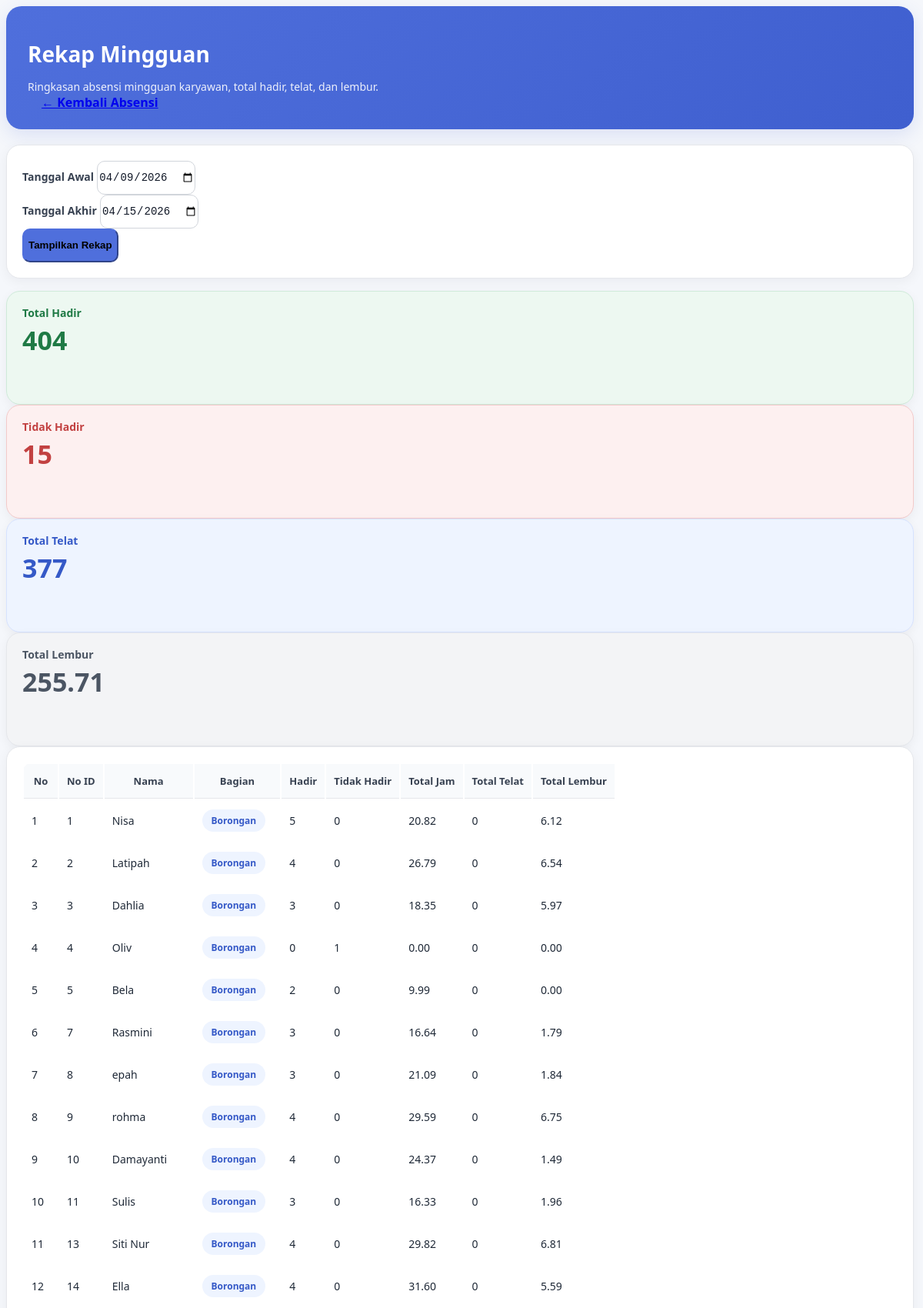
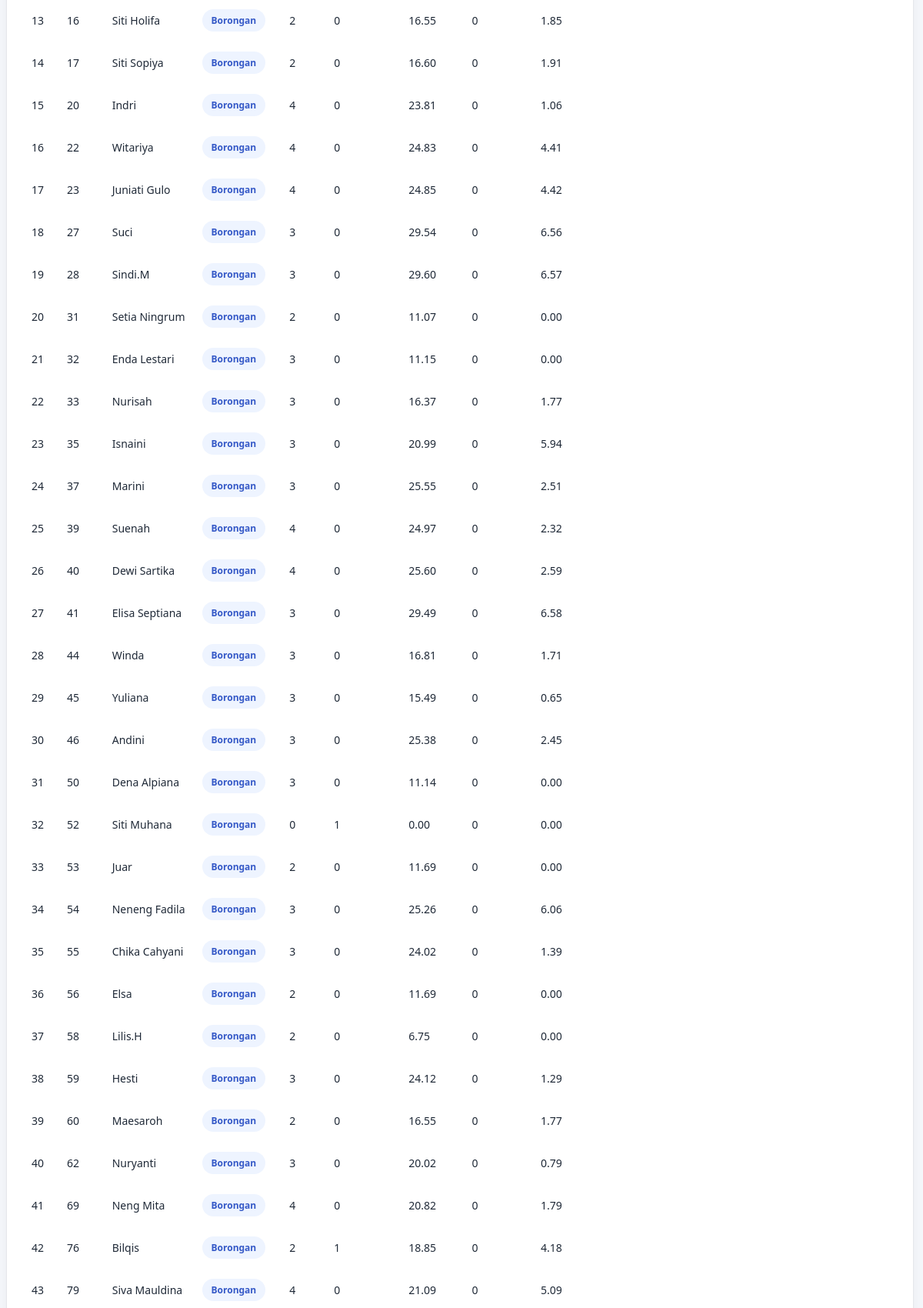
Page /karyawan/rekap-mingguan (upper part) on the committed database (2 pictures, top to bottom).
### tables this page shows
CREATE TABLE employees (
                        id INTEGER PRIMARY KEY AUTOINCREMENT,
                        no_id TEXT NOT NULL UNIQUE,
                        nama TEXT NOT NULL,
                        bagian TEXT,
                        jabatan TEXT,
                        status_aktif INTEGER NOT NULL DEFAULT 1,
                        tanggal_masuk TEXT,
                        fingerprint_id TEXT,
                        no_hp TEXT,
                        catatan TEXT,
                        created_at TEXT NOT NULL DEFAULT CURRENT_TIMESTAMP,
                        updated_at TEXT NOT NULL DEFAULT CURRENT_TIMESTAMP
                    , tipe_gaji TEXT DEFAULT 'harian', area_kerja TEXT DEFAULT 'normal', shift_default TEXT DEFAULT 'PAGI');

### karyawan/routes.py (the view)
@karyawan_bp.route("/rekap-mingguan")
def rekap_mingguan():
    from datetime import date, timedelta
    conn = get_conn()
    start_date = request.args.get("start_date")
    end_date = request.args.get("end_date")
    if not end_date:
        end_date = date.today().isoformat()
    if not start_date:
        start_date = (date.fromisoformat(end_date) - timedelta(days=6)).isoformat()
    rows = conn.execute("""
        SELECT
            e.no_id,
            e.nama,
            e.bagian,
            SUM(CASE WHEN a.status_hadir = 'hadir' THEN 1 ELSE 0 END) as hadir_count,
            SUM(CASE WHEN a.status_hadir = 'tidak_hadir' OR a.status_hadir IS NULL THEN 1 ELSE 0 END) as tidak_hadir_count,
            SUM(COALESCE(a.actual_hours, 0)) as total_hours,
            SUM(COALESCE(a.late_minutes, 0)) as total_late,
            SUM(COALESCE(a.overtime_hours, 0)) as total_overtime
        FROM employees e
        LEFT JOIN attendance_daily a
            ON e.id = a.employee_id
            AND a.work_date BETWEEN ? AND ?
        WHERE e.status_aktif = 1
        GROUP BY e.id, e.no_id, e.nama, e.bagian
        ORDER BY CAST(e.no_id AS INTEGER)
    """, (start_date, end_date)).fetchall()
    rows = [dict(r) for r in rows]
    summary = {
        "total_hadir": sum(r["hadir_count"] or 0 for r in rows),
        "total_tidak_hadir": sum(r["tidak_hadir_count"] or 0 for r in rows),
        "total_telat": sum(r["total_late"] or 0 for r in rows),
        "total_lembur": sum(r["total_overtime"] or 0 for r in rows),
    }
    conn.close()
    return render_template(
        "karyawan/rekap_mingguan.html",
        rows=rows,
        start_date=start_date,
        end_date=end_date,
        summary=summary
    )

### helpers/db.py (called while the page is built)
def get_conn():
    conn = sqlite3.connect(DB_PATH, timeout=30)
    conn.row_factory = sqlite3.Row
    conn.execute("PRAGMA foreign_keys = ON;")
    conn.execute("PRAGMA journal_mode = WAL;")
    return conn

### karyawan/templates/karyawan/rekap_mingguan.html (shortened to what this page needs)
<div class="container py-4 absensi-page">
  <div class="hero-card mb-4">
    <div class="d-flex justify-content-between align-items-start flex-wrap gap-3">
      <div>
        <h1 class="hero-title">Rekap Mingguan</h1>
        <p class="hero-subtitle mb-0">
          Ringkasan absensi mingguan karyawan, total hadir, telat, dan lembur.
        </p>
      </div>
      <div class="d-flex gap-2 flex-wrap">
        <a href="/absensi" class="btn btn-light btn-custom">
          ← Kembali Absensi
        </a>
      </div>
    </div>
  </div>
  <form method="get" class="filter-card mb-4">
    <div class="row g-3 align-items-end">
      <div class="col-md-4">
        <label class="form-label fw-semibold">Tanggal Awal</label>
        <input
          type="date"
          name="start_date"
          value="{{ request.args.get('start_date', start_date) }}"
          class="form-control custom-input"
        >
      </div>
      <div class="col-md-4">
        <label class="form-label fw-semibold">Tanggal Akhir</label>
        <input
          type="date"
          name="end_date"
          value="{{ request.args.get('end_date', end_date) }}"
          class="form-control custom-input"
        >
      </div>
      <div class="col-md-4">
        <button class="btn btn-primary w-100 btn-filter">
          Tampilkan Rekap
        </button>
      </div>
    </div>
  </form>
  <div class="row g-3 mb-4">
    <div class="col-md-3">
      <div class="summary-box green">
        <div class="summary-title">Total Hadir</div>
        <div class="summary-number">{{ summary.total_hadir or 0 }}</div>
      </div>
    </div>
    <div class="col-md-3">
      <div class="summary-box red">
        <div class="summary-title">Tidak Hadir</div>
        <div class="summary-number">{{ summary.total_tidak_hadir or 0 }}</div>
      </div>
    </div>
    <div class="col-md-3">
      <div class="summary-box blue">
        <div class="summary-title">Total Telat</div>
        <div class="summary-number">{{ summary.total_telat or 0 }}</div>
      </div>
    </div>
    <div class="col-md-3">
      <div class="summary-box gray">
        <div class="summary-title">Total Lembur</div>
        <div class="summary-number">{{ "%.2f"|format(summary.total_lembur or 0) }}</div>
      </div>
    </div>
  </div>
  <div class="content-card">
    <div class="table-responsive">
      <table class="table custom-table align-middle mb-0">
        <thead>
          <tr>
            <th>No</th>
            <th>No ID</th>
            <th>Nama</th>
            <th>Bagian</th>
            <th>Hadir</th>
            <th>Tidak Hadir</th>
            <th>Total Jam</th>
            <th>Total Telat</th>
            <th>Total Lembur</th>
          </tr>
        </thead>
        <tbody>
          {% for r in rows %}
          <tr>
            <td>{{ loop.index }}</td>
            <td>{{ r.no_id }}</td>
            <td class="fw-semibold">{{ r.nama }}</td>
            <td><span class="bagian-badge">{{ r.bagian }}</span></td>
            <td>{{ r.hadir_count or 0 }}</td>
            <td>{{ r.tidak_hadir_count or 0 }}</td>
            <td>{{ "%.2f"|format(r.total_hours or 0) }}</td>
            <td>{{ r.total_late or 0 }}</td>
            <td>{{ "%.2f"|format(r.total_overtime or 0) }}</td>
          </tr>
          {% endfor %}
        </tbody>
      </table>
    </div>
  </div>
</div>

### karyawan/templates/karyawan/rekap_mingguan.html (style rules this page uses)
.container, .absensi-page { max-width: 1180px; }
.hero-card { background: linear-gradient(135deg, #4f6fdc, #3f5fcf); border-radius: 20px; padding: 24px 28px; color: #ffffff; box-shadow: 0 8px 24px rgba(63, 95, 207, 0.14); margin-bottom: 20px; }
.hero-title { font-size: 28px; font-weight: 700; margin-bottom: 6px; }
.hero-subtitle { font-size: 14px; color: rgba(255, 255, 255, 0.9); margin-bottom: 0; }
.btn-custom { border-radius: 10px; padding: 10px 18px; font-weight: 600; border: none; }
.filter-card, .content-card { background: #ffffff; border: 1px solid #e5e7eb; border-radius: 18px; padding: 20px; box-shadow: 0 4px 16px rgba(15, 23, 42, 0.05); }
.form-label { font-size: 14px; font-weight: 600; color: #374151; margin-bottom: 8px; }
.custom-input, .form-control { height: 44px; border-radius: 10px; border: 1px solid #d1d5db; background: #ffffff; color: #111827; box-shadow: none; font-size: 14px; }
.btn-filter, .btn-primary { height: 44px; border-radius: 10px; font-weight: 600; background: #4f6fdc; border-color: #4f6fdc; }
.summary-box { border-radius: 18px; padding: 18px 20px; min-height: 110px; box-shadow: 0 4px 14px rgba(15, 23, 42, 0.05); border: 1px solid transparent; }
.summary-title { font-size: 14px; font-weight: 600; margin-bottom: 8px; }
.summary-number { font-size: 34px; font-weight: 700; line-height: 1.1; }
.summary-box.green { background: #edf8f1; color: #1f7a45; border-color: #cfead9; }
.summary-box.red { background: #fdf0f0; color: #c24141; border-color: #f3caca; }
.summary-box.blue { background: #eef4ff; color: #3559c7; border-color: #d6e2ff; }
.summary-box.gray { background: #f3f4f6; color: #4b5563; border-color: #e5e7eb; }
.table-responsive { border-radius: 14px; overflow: hidden; }
.custom-table thead th { background: #f8fafc; color: #374151; font-size: 13px; font-weight: 700; padding: 13px 10px; border-bottom: 1px solid #e5e7eb; white-space: nowrap; }
.custom-table tbody td { padding: 12px 10px; font-size: 14px; color: #1f2937; border-color: #eef2f7; vertical-align: middle; white-space: nowrap; }
.bagian-badge { display: inline-block; padding: 6px 12px; border-radius: 999px; background: #eef4ff; color: #3559c7; font-size: 12px; font-weight: 600; }

### rows in the picture
employees: no_id "1", nama "Nisa", bagian "Borongan", hadir_count "5", tidak_hadir_count "0", total_hours "20.82", total_late "0", total_overtime "6.12"
employees: no_id "2", nama "Latipah", bagian "Borongan", hadir_count "4", tidak_hadir_count "0", total_hours "26.79", total_late "0", total_overtime "6.54"
employees: no_id "3", nama "Dahlia", bagian "Borongan", hadir_count "3", tidak_hadir_count "0", total_hours "18.35", total_late "0", total_overtime "5.97"
employees: no_id "4", nama "Oliv", bagian "Borongan", hadir_count "0", status_aktif "1", total_hours "0.00", total_late "0", total_overtime "0.00"
employees: no_id "5", nama "Bela", bagian "Borongan", hadir_count "2", tidak_hadir_count "0", total_hours "9.99", total_late "0", total_overtime "0.00"
employees: no_id "7", nama "Rasmini", bagian "Borongan", hadir_count "3", tidak_hadir_count "0", total_hours "16.64", total_late "0", total_overtime "1.79"
employees: no_id "8", nama "epah", bagian "Borongan", hadir_count "3", tidak_hadir_count "0", total_hours "21.09", total_late "0", total_overtime "1.84"
employees: no_id "9", nama "rohma", bagian "Borongan", hadir_count "4", tidak_hadir_count "0", total_hours "29.59", total_late "0", total_overtime "6.75"
employees: no_id "10", nama "Damayanti", bagian "Borongan", hadir_count "4", tidak_hadir_count "0", total_hours "24.37", total_late "0", total_overtime "1.49"
employees: no_id "11", nama "Sulis", bagian "Borongan", hadir_count "3", tidak_hadir_count "0", total_hours "16.33", total_late "0", total_overtime "1.96"
employees: no_id "13", nama "Siti Nur", bagian "Borongan", hadir_count "4", tidak_hadir_count "0", total_hours "29.82", total_late "0", total_overtime "6.81"
employees: no_id "14", nama "Ella", bagian "Borongan", hadir_count "4", tidak_hadir_count "0", total_hours "31.60", total_late "0", total_overtime "5.59"
employees: no_id "16", nama "Siti Holifa", bagian "Borongan", hadir_count "2", tidak_hadir_count "0", total_hours "16.55", total_late "0", total_overtime "1.85"
employees: no_id "17", nama "Siti Sopiya", bagian "Borongan", hadir_count "2", tidak_hadir_count "0", total_hours "16.60", total_late "0", total_overtime "1.91"
employees: no_id "20", nama "Indri", bagian "Borongan", hadir_count "4", tidak_hadir_count "0", total_hours "23.81", total_late "0", total_overtime "1.06"
employees: no_id "22", nama "Witariya", bagian "Borongan", hadir_count "4", tidak_hadir_count "0", total_hours "24.83", total_late "0", total_overtime "4.41"
employees: no_id "23", nama "Juniati Gulo", bagian "Borongan", hadir_count "4", tidak_hadir_count "0", total_hours "24.85", total_late "0", total_overtime "4.42"
employees: no_id "27", nama "Suci", bagian "Borongan", hadir_count "3", tidak_hadir_count "0", total_hours "29.54", total_late "0", total_overtime "6.56"
employees: no_id "28", nama "Sindi.M", bagian "Borongan", hadir_count "3", tidak_hadir_count "0", total_hours "29.60", total_late "0", total_overtime "6.57"
employees: no_id "31", nama "Setia Ningrum", bagian "Borongan", hadir_count "2", tidak_hadir_count "0", total_hours "11.07", total_late "0", total_overtime "0.00"
employees: no_id "32", nama "Enda Lestari", bagian "Borongan", hadir_count "3", tidak_hadir_count "0", total_hours "11.15", total_late "0", total_overtime "0.00"
employees: no_id "33", nama "Nurisah", bagian "Borongan", hadir_count "3", tidak_hadir_count "0", total_hours "16.37", total_late "0", total_overtime "1.77"
employees: no_id "35", nama "Isnaini", bagian "Borongan", hadir_count "3", tidak_hadir_count "0", total_hours "20.99", total_late "0", total_overtime "5.94"
employees: no_id "37", nama "Marini", bagian "Borongan", hadir_count "3", tidak_hadir_count "0", total_hours "25.55", total_late "0", total_overtime "2.51"
employees: no_id "39", nama "Suenah", bagian "Borongan", hadir_count "4", tidak_hadir_count "0", total_hours "24.97", total_late "0", total_overtime "2.32"
employees: no_id "40", nama "Dewi Sartika", bagian "Borongan", hadir_count "4", tidak_hadir_count "0", total_hours "25.60", total_late "0", total_overtime "2.59"
employees: no_id "41", nama "Elisa Septiana", bagian "Borongan", hadir_count "3", tidak_hadir_count "0", total_hours "29.49", total_late "0", total_overtime "6.58"
employees: no_id "44", nama "Winda", bagian "Borongan", hadir_count "3", tidak_hadir_count "0", total_hours "16.81", total_late "0", total_overtime "1.71"
employees: no_id "45", nama "Yuliana", bagian "Borongan", hadir_count "3", tidak_hadir_count "0", total_hours "15.49", total_late "0", total_overtime "0.65"
employees: no_id "46", nama "Andini", bagian "Borongan", hadir_count "3", tidak_hadir_count "0", total_hours "25.38", total_late "0", total_overtime "2.45"
employees: no_id "50", nama "Dena Alpiana", bagian "Borongan", hadir_count "3", tidak_hadir_count "0", total_hours "11.14", total_late "0", total_overtime "0.00"
employees: no_id "52", nama "Siti Muhana", bagian "Borongan", hadir_count "0", status_aktif "1", total_hours "0.00", total_late "0", total_overtime "0.00"
employees: no_id "53", nama "Juar", bagian "Borongan", hadir_count "2", tidak_hadir_count "0", total_hours "11.69", total_late "0", total_overtime "0.00"
employees: no_id "54", nama "Neneng Fadila", bagian "Borongan", hadir_count "3", tidak_hadir_count "0", total_hours "25.26", total_late "0", total_overtime "6.06"
employees: no_id "55", nama "Chika Cahyani", bagian "Borongan", hadir_count "3", tidak_hadir_count "0", total_hours "24.02", total_late "0", total_overtime "1.39"
employees: no_id "56", nama "Elsa", bagian "Borongan", hadir_count "2", tidak_hadir_count "0", total_hours "11.69", total_late "0", total_overtime "0.00"
employees: no_id "58", nama "Lilis.H", bagian "Borongan", hadir_count "2", tidak_hadir_count "0", total_hours "6.75", total_late "0", total_overtime "0.00"
employees: no_id "59", nama "Hesti", bagian "Borongan", hadir_count "3", tidak_hadir_count "0", total_hours "24.12", total_late "0", total_overtime "1.29"
employees: no_id "60", nama "Maesaroh", bagian "Borongan", hadir_count "2", tidak_hadir_count "0", total_hours "16.55", total_late "0", total_overtime "1.77"
employees: no_id "62", nama "Nuryanti", bagian "Borongan", hadir_count "3", tidak_hadir_count "0", total_hours "20.02", total_late "0", total_overtime "0.79"
employees: no_id "69", nama "Neng Mita", bagian "Borongan", hadir_count "4", tidak_hadir_count "0", total_hours "20.82", total_late "0", total_overtime "1.79"
employees: no_id "76", nama "Bilqis", bagian "Borongan", hadir_count "2", status_aktif "1", total_hours "18.85", total_late "0", total_overtime "4.18"
employees: no_id "79", nama "Siva Mauldina", bagian "Borongan", hadir_count "4", tidak_hadir_count "0", total_hours "21.09", total_late "0", total_overtime "5.09"

### other values in the picture
{{ summary.total_hadir or 0 }} "404"
{{ summary.total_tidak_hadir or 0 }} "15"
{{ summary.total_telat or 0 }} "377"
{{ "%.2f"|format(summary.total_lembur or 0) }} "255.71"
